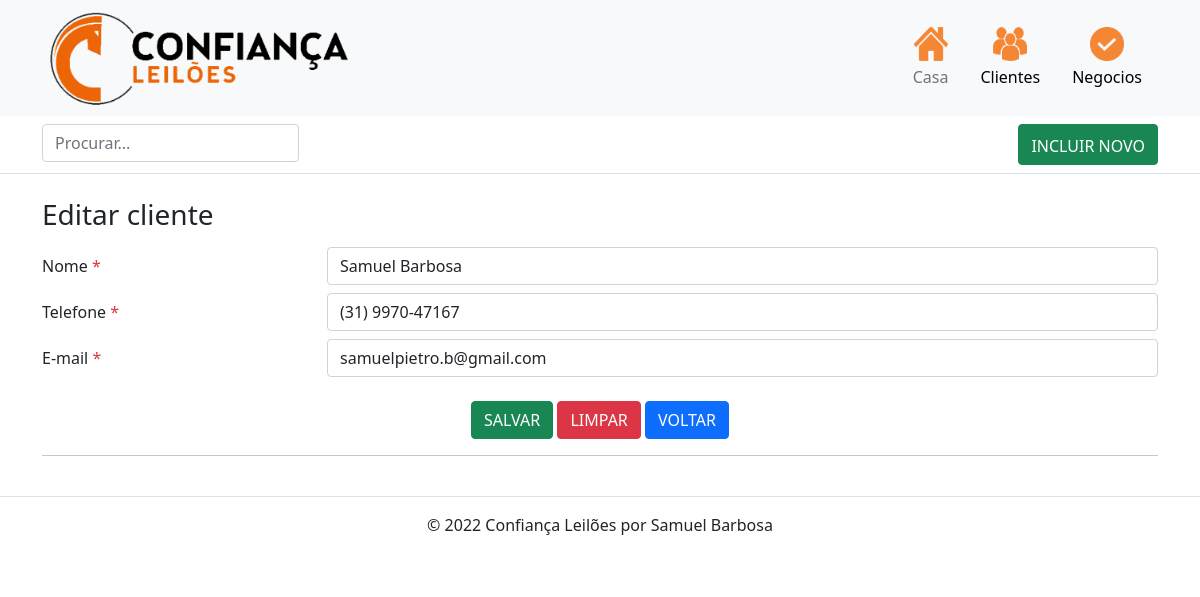
The page /?acao=editar&id=1 on the database its author committed.
### tables this page shows
CREATE TABLE `clientes` (
  `id` int(10) NOT NULL,
  `nome` varchar(60) NOT NULL,
  `telefone` varchar(15) NOT NULL,
  `email` varchar(256) NOT NULL,
  `alteracao` timestamp(6) NOT NULL DEFAULT current_timestamp(6) ON UPDATE current_timestamp(6)
);

### controller/ClienteController.php (called while the page is built, shortened)
<?php
include 'dao/ClienteDao.php';
class ClienteController{
    private $clienteDao;
    private $nome;
    private $email;
    private $telefone;
    public function __construct(){
        $this->clienteDao = new ClienteDao();
    }
    function editarFormulario($id){
        $array = $this->clienteDao->getId($id);
        foreach ($array as $key => $value) {
            $nomeCliente = $value['nome'];
            $telefoneCliente = $value['telefone'];
            $emailCliente = $value['email'];
        }
        $this->nome = $nomeCliente;
        $this->telefone = $telefoneCliente;
        $this->email = $emailCliente;
    }
    function getNome(){
        return $this->nome;
    }
    function getTelefone(){
        return $this->telefone;
    }
    function getEmail(){
        return $this->email;
    }
}
?>

### dao/ClienteDao.php (called while the page is built, shortened)
<?php
class ClienteDao
{
    public function getId($id)
    {
        $conn = new Conexao();
        $pdo = $conn->conectar();
        $stmt = $pdo->prepare("SELECT * FROM clientes WHERE id = :id");
        $stmt->execute(["id" => $id]);
        return $stmt->fetchAll(PDO::FETCH_ASSOC);
    }
}

### view/EditarClienteView.php (the view, shortened to what this page needs)
  <?php
              $controller = new ClienteController();
              $controller->editarFormulario($id);
              ?>
<main role="main" class="flex-shrink-0">
  <div class="container mt-4">
    <div class="row justify-content-between">
    <div class="col-12 col-lg-auto mb-2 mb-lg-0 me-lg-auto">
        <h3>Editar cliente</h3>
      </div>
    </div>
    <form method="POST" action="?acao=editar&id=<?php echo $id;?>&status=salvar">
      <div class="form-group row mt-2">
        <label for="nome" class="col-3 col-form-label">Nome
          <span class="text-danger">*</span>
        </label>
        <div class="col-9">
          <input id="nome" name="nome" value="<?php echo $controller->getNome(); ?>" type="text" class="form-control" required="required">
        </div>
      </div>
      <div class="form-group row mt-2">
        <label for="telefone" class="col-3 col-form-label">Telefone
          <span class="text-danger">*</span>
        </label>
        <div class="col-9">
          <input id="telefone" name="telefone" value="<?php echo $controller->getTelefone(); ?>" type="text" class="form-control" required="required">
        </div>
      </div>
      <div class="form-group row mt-2">
        <label for="email" class="col-3 col-form-label">E-mail
          <span class="text-danger">*</span>
        </label>
        <div class="col-9">
          <input id="email" name="email" value="<?php echo $controller->getEmail(); ?>" type="text" class="form-control">
        </div>
      </div>
      <div class="form-group row">
      <div class="text-center col-12 mt-4">
          <button name="submit" type="submit" class="btn btn-success">SALVAR</button>
          <button name="reset" type="reset" class="btn btn-danger">LIMPAR</button>
          <a href="?acao=listar"><button name="voltar" type="button" class="btn btn-primary">VOLTAR</button></a>
        </div>
      </div>
    </form>
    <hr>
  </div>
</main>

### rows shown on the page
clientes: nome "Samuel Barbosa", telefone "(31) 9970-47167", email "samuelpietro.b@gmail.com"
